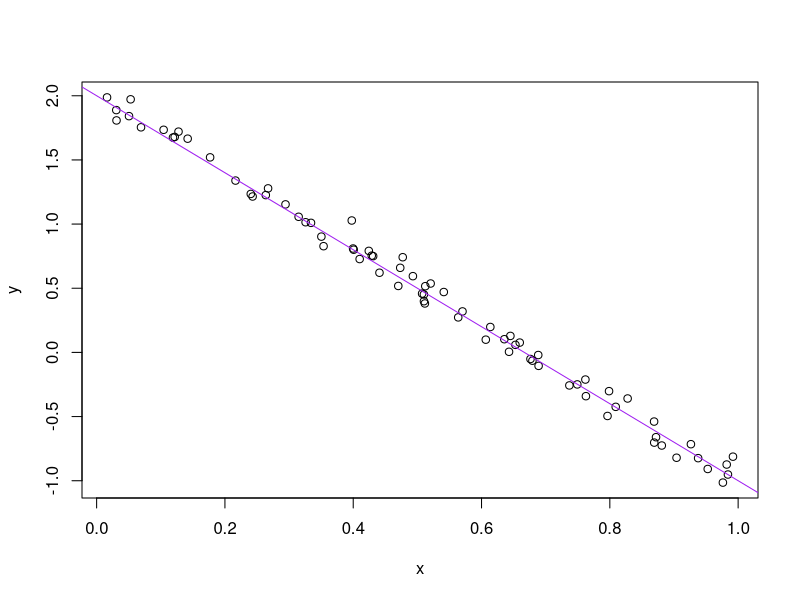

Generate this figure with R:
## ---- chunk 1
knitr::opts_chunk$set(echo = TRUE)
## ---- chunk 2
library(tidyverse)
library(skimr)        ## install.packages("skimr")
library(dplyr)

# ALT plus hypen = <- (within chunk)
# ctrl plus shift plus m = %>% 
# ctrl + ALT + I = insert chunk
# filter rows, select columns

## ---- chunk 3

## ---- chunk 4
a <- 2
b <- -3
n <- 75
sig_sq <- 0.005
x <- runif(n)
y <- a + b * x + rnorm(n, sd = sqrt(sig_sq))
(avg_x <- mean(x))
write(avg_x, "avg_x.txt")
plot(x,y)
abline(a,b, col = "purple")

# always save figures to a folder from code, not 
# via mouse

dev.print(pdf, "toy_line_plot.pdf")
